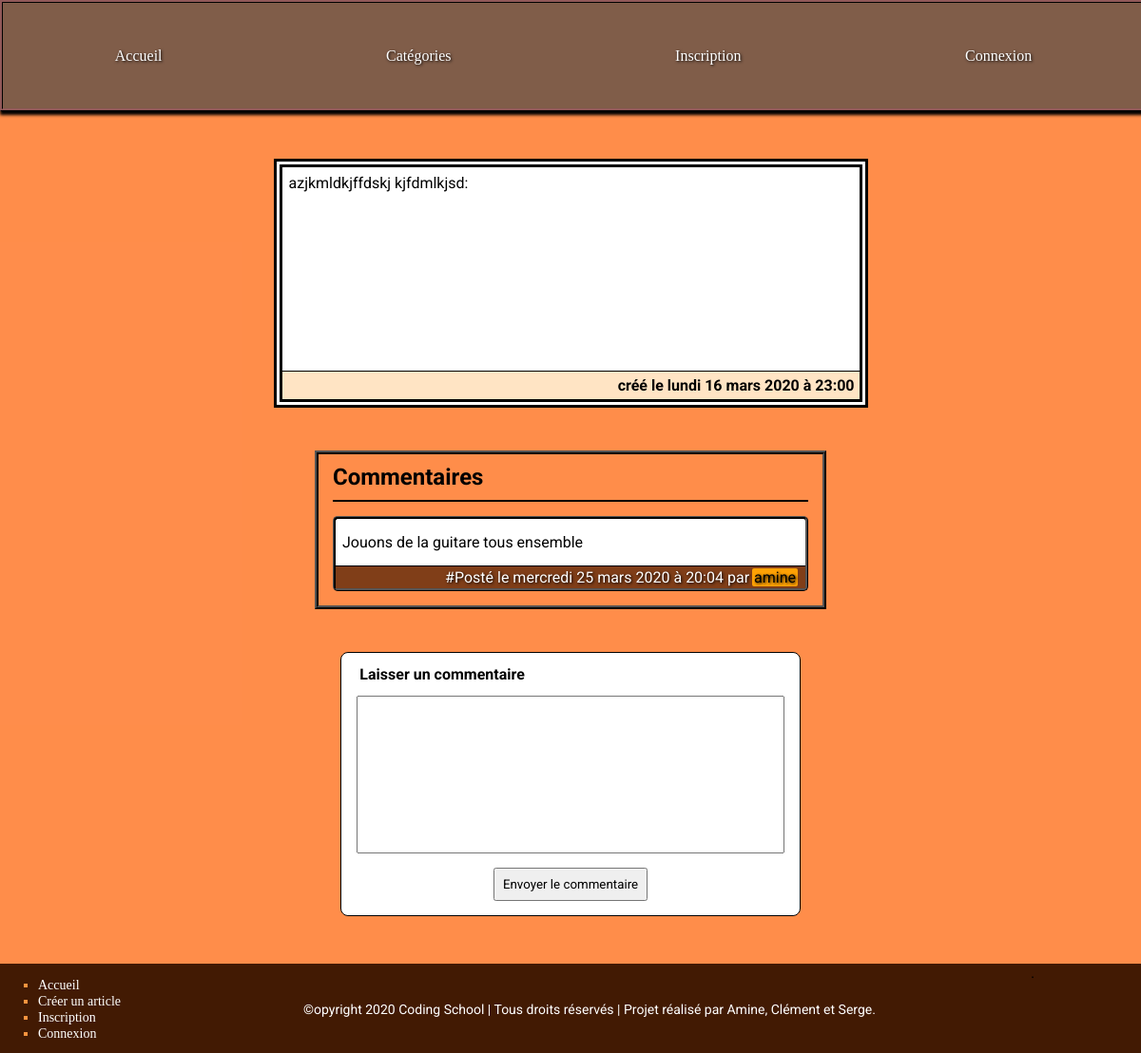
Screenshot of /article.php?id=1 with the database file from the repository.
### tables this page shows
CREATE TABLE IF NOT EXISTS `articles` (
  `id` int(11) NOT NULL AUTO_INCREMENT,
  `article` text NOT NULL,
  `id_utilisateur` int(11) NOT NULL,
  `id_categorie` int(11) NOT NULL,
  `date` timestamp NOT NULL,
  PRIMARY KEY (`id`)
);

CREATE TABLE IF NOT EXISTS `commentaires` (
  `id` int(11) NOT NULL AUTO_INCREMENT,
  `commentaire` varchar(1024) NOT NULL,
  `id_article` int(11) NOT NULL,
  `id_utilisateur` int(11) NOT NULL,
  `date` timestamp NOT NULL,
  PRIMARY KEY (`id`)
);

CREATE TABLE IF NOT EXISTS `utilisateurs` (
  `id` int(11) NOT NULL AUTO_INCREMENT,
  `login` varchar(255) NOT NULL,
  `password` varchar(255) NOT NULL,
  `email` varchar(255) NOT NULL,
  `avatar` varchar(255) DEFAULT 'avatars/defaut.png',
  `id_droits` int(11) NOT NULL DEFAULT '1',
  PRIMARY KEY (`id`)
);

### libraries/functions.php (called while the page is built, shortened)
<?php
function transDays($day){
    switch($day){
        case 1:
            $day = "lundi";
            break;
        case 3:
            $day = "mercredi";
            break;
    }
    return $day;
}
function transMonths($month){
    switch($month){
        case "March":
            $month = "mars";
            break;
    }
    return $month;
}
?>

### article.php (the view, shortened to what this page needs)
<?php
require_once("libraries/functions.php");
$idArticle = $_GET["id"];
require("templates/header.phtml");
    $query = mysqli_query($connexion,$requete); ?>
    <main id="main-art">
        <?php
        $requete = "SELECT * FROM articles WHERE id = \"$idArticle\"";
        $query = mysqli_query($connexion,$requete);
        $resultat = mysqli_fetch_all($query, MYSQLI_ASSOC);
        $requete_com = "SELECT u.id, u.login, c.commentaire, c.date, c.id FROM utilisateurs AS u INNER JOIN `commentaires` AS c ON u.id = c.id_utilisateur WHERE id_article = \"$idArticle\"";
        $query_com = mysqli_query($connexion,$requete_com);
        $resultat_com = mysqli_fetch_all($query_com);
        $date = $resultat[0]["date"];
        $annee = strftime("%Y", strtotime($date));
        $mois = strftime("%B", strtotime($date));
        $jour = strftime("%d", strtotime($date));
        $sJour = strftime("%w", strtotime($date));
        $heure = strftime("%R", strtotime($date));
        $sJour2 = transDays($sJour);
        $mois2 = transMonths($mois);
        ?>
        <section id="sec-art">
            <article id="the-article">
                <p id="pgp-art"><?php echo $resultat[0]["article"]; ?></p>
                <span id="creation">créé le <?php echo $sJour2 ?> <?php echo $jour?> <?php echo $mois2?> <?php echo $annee?> à <?php echo $heure ?></span>
            </article>
            <aside id="art-aside">
            <h2 id="title-of-coment">Commentaires</h2>
            <?php foreach($resultat_com as $com):
                $date_com = $com[3];
                $annee_com = strftime("%Y", strtotime($date_com));
                $mois_com = strftime("%B", strtotime($date_com));
                $jour_com = strftime("%d", strtotime($date_com));
                $sJour_com = strftime("%w", strtotime($date_com));
                $heure_com = strftime("%R", strtotime($date_com));
                $sJour_com2 = transDays($sJour_com);
                $mois_com2 = transMonths($mois_com);
                ?>
                <div id="one-coment">
                <p id="par-com"><?php echo $com[2] ?></p>
                <span id="sp">
                    #Posté le <?php echo $sJour_com2 ?> <?php echo $jour_com ?> <?php echo $mois_com2 ?> <?php echo $annee_com ?> à <?php echo $heure_com ?>  par <mark> <?php echo $com[1]; ?></mark> </span>
                </div>
            <?php endforeach; ?>
            </aside>
            <article id="coment-container">
                <h2 id="coment-title">Laisser un commentaire</h2>
                <form action="<?php echo "article.php?id=$idArticle" ?>" method="post" id="form-article">
                    <textarea name="commentaire" id="area-art" cols="30" rows="10" ></textarea>
                    <button type="submit" name="envoyer" id="but-sendart">Envoyer le commentaire</button>
                </form>
            </article>
        </section>
    </main>
<?php require("templates/footer.phtml"); ?>

### templates/header.phtml (shortened to what this page needs)
<!DOCTYPE html>
<html>
<head>
    <link rel="stylesheet" href="css/blog.css">
</head>
<body>
    <header id="head-container">
        <nav>
            <ul id="ul-container">
                <li class="head-li"><a class="head-lien" href="index.php">Accueil</a></li>
                <li id="dropdown" class="head-li">
                    <a class="head-lien" href="#">Catégories</a>
                </li>
                <?php if(!isset($_SESSION['user'])): ?>
                <li class="head-li"><a class="head-lien" href="inscription.php">Inscription</a></li>
                <li class="head-li"><a class="head-lien" href="connexion.php">Connexion</a></li>
                <?php else : ?>
                <li class="head-li"><a class="head-lien" href="profil.php">Profil</a></li>
                <li class="head-li"><a class="head-lien" href="?disconnect">Déconnexion(<?=$_SESSION['user']->username; ?>)</a></li>
                <?php endif; ?>
            </ul>
        </nav>
    </header>

### templates/footer.phtml (shortened to what this page needs)
<footer id="foot-container">
        <ul id="foot-ul-cont">
            <li class="foot-listyle"><a class="foot-lien" href="index.php">Accueil</a></li>
            <li class="foot-listyle"><a class="foot-lien" href="index.php">Créer un article</a></li>
            <?php if(!isset($_SESSION["login"])): ?>
            <li class="foot-listyle"><a class="foot-lien" href="inscription.php">Inscription</a></li>
            <li class="foot-listyle"><a class="foot-lien" href="connexion.php">Connexion</a></li>
            <?php else : ?>
            <li class="foot-listyle"><a class="foot-lien" href="profil.php">Profil</a></li>
            <li class="foot-listyle"><a class="foot-lien" href="index.php?destroy=die">Déconnexion(<?=$_SESSION["login"] ?>)</a></li>
            <?php endif; ?>
        </ul>
        <p id="copyright">©opyright 2020 Coding School | Tous droits réservés | Projet réalisé par Amine, Clément et Serge.</p>
        <div id="vide">.</div>
    </footer>
</body>
</html>

### css/blog.css (style rules this page uses)
html, body { height: 100%; width: 100%; margin: 0; padding: 0; background-color: rgba(255, 138, 70, 0.829); font-family: 'Roboto', sans-serif; }
p { margin: 0; }
html, body { min-height: 100%; width: 100%; margin: 0; padding: 0; background-color: rgba(255, 138, 70, 0.829); }
header { width: 100%; height: 10%; background-color: #804522; }
.head-li { border: 3px solid #805D49; border: 3px solid #805D49; border-top: 7px solid #805D49; border-bottom: 7px solid #805D49; padding: 34px 38px; padding: 34px 38px; }
.head-lien { color: white; text-decoration: none; font-family: 'Patua One', cursive; text-shadow: 1px 1px 3px black; }
#head-container { height: 10%; display: flex; flex-direction: column; justify-content: center; background-color: #805D49; box-shadow: 0px 4px 3px black; border: 3px ridge #3e2626; }
#ul-container { display: flex; justify-content: space-around; list-style-type: none; align-items: center; padding: 0; margin: 0; }
#foot-container { background-color: #421A03; bottom: 0; width: -webkit-fill-available; display: flex; }
#foot-ul-cont { flex-basis: 10%; list-style-type: square; font-size: 14px; }
#vide { flex-basis: 10%; }
#copyright { flex-basis: 80%; display: flex; justify-content: center; align-items: center; color: white; font-size: 14px; }
.foot-lien { text-decoration: none; color: white; font-family: 'Patua One', cursive; }
.foot-listyle { color:#FF943F; }
#main-art { display: flex; justify-content: center; align-items: center; font-family: 'Roboto', sans-serif; }
#pgp-art { margin: 0; height: 200px; padding: 7px; }
#coment-container { border-radius: 8px; border: 1px solid black; width: 77%; background-color: white; margin: auto; margin-bottom: 50px; }
#form-article { display: flex; flex-direction: column; align-items: center; }
#area-art { width: 90%; resize: none; padding: 7px; }
#coment-title { width: 40%; display: flex; font-family: 'Roboto', sans-serif; justify-content: flex-end; font-size: 16px; }
#but-sendart { margin: 15px; padding: 8px; font-family: 'Roboto', sans-serif; }
#one-coment { border: 3px ridge black; margin: 15px 0; border-radius: 5px; background-color: white; }
#art-aside { width: 80%; border: 4px ridge black; padding: 0 15px; margin: 45px auto; }
#par-com { border-bottom: 1px solid black; margin: 0; padding: 15px 7px; }
#the-article { background-color: white; border: 1px solid black; width: 607px; border: 9px double black; margin-top: 50px; }
#sp { display: flex; justify-content: flex-end; padding: 2px 8px 2px 0; background-color: #803E18; color: white; text-shadow: 1px 1px 3px black; }
#creation { display: flex; justify-content: flex-end; padding: 5px; border-top: 1px solid black; background-color: bisque; font-weight: bold; }
#title-of-coment { border-bottom: 2px solid black; margin: 0; padding: 10px 0; }
mark { margin-left: 3px; border-radius: 2px; padding: 0px 2px; background-color: #ffa104; }

### rows the page displays
articles: article "azjkmldkjffdskj kjfdmlkjsd:", date "lundi", date "16", date "mars", date "2020", date "23:00"
commentaires: commentaire "Jouons de la guitare tous ensemble", date "mercredi", date "25", date "mars", date "2020", date "20:04", id_utilisateur.login "amine"
